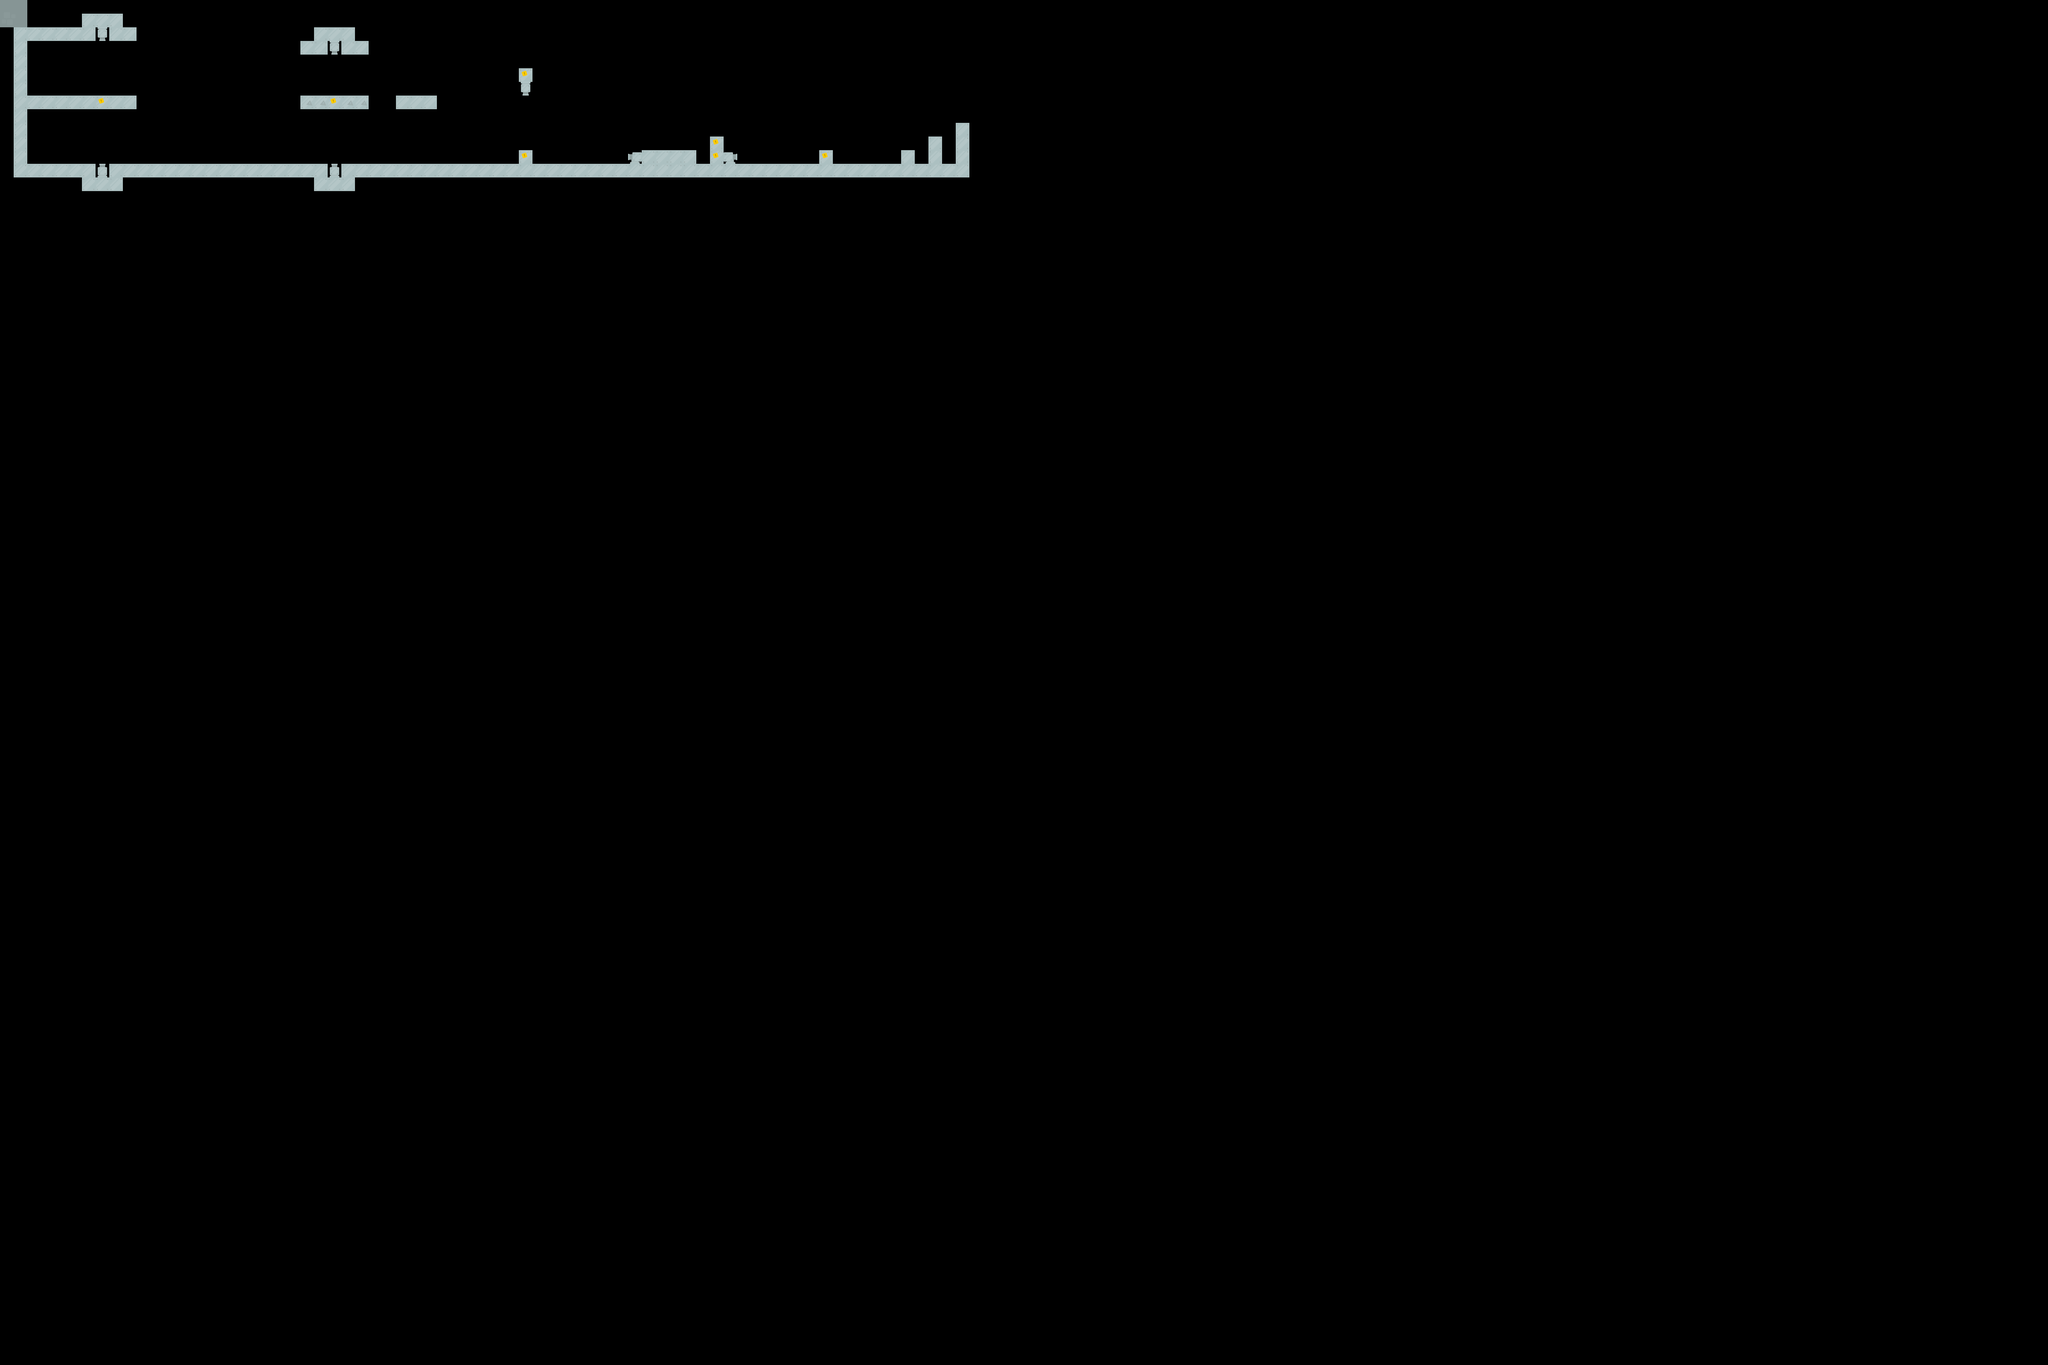

This game map was drawn from its Tiled (.tmx) file and the tilesets committed beside it. A one-line description and the trimmed map source follow:
An orthogonal 150x100 tile map with 48x48 px tiles, 1 tile layer (Tile Layer 1), 3 tilesets, 1 image layer and 44 objects.

<map version="1.0" orientation="orthogonal" renderorder="right-down" width="150" height="100" tilewidth="48" tileheight="48" nextobjectid="67">
 <tileset firstgid="1" name="tiles" tilewidth="48" tileheight="48">
  <image source="../images/tiles.png" width="384" height="288" />
  <tile id="9">
   <properties>
    <property name="Class" value="GoalZone" />
   </properties>
  </tile>
 </tileset>
 <tileset firstgid="49" name="robros" tilewidth="48" tileheight="48">
  <image source="../images/robros.png" width="240" height="98" />
  <tile id="0">
   <properties>
    <property name="Class" value="Robro" />
    <property name="color" value="blue" />
   </properties>
  </tile>
  <tile id="1">
   <properties>
    <property name="Class" value="Robro" />
    <property name="color" value="blue" />
   </properties>
  </tile>
  <tile id="2">
   <properties>
    <property name="Class" value="Robro" />
    <property name="color" value="blue" />
   </properties>
  </tile>
  <tile id="3">
   <properties>
    <property name="Class" value="Robro" />
    <property name="color" value="blue" />
   </properties>
  </tile>
  <tile id="4">
   <properties>
    <property name="Class" value="Robro" />
    <property name="color" value="blue" />
   </properties>
  </tile>
  <tile id="5">
   <properties>
    <property name="Class" value="Robro" />
    <property name="color" value="red" />
   </properties>
  </tile>
  <tile id="6">
   <properties>
    <property name="Class" value="Robro" />
    <property name="color" value="red" />
   </properties>
  </tile>
  <tile id="7">
   <properties>
    <property name="Class" value="Robro" />
    <property name="color" value="red" />
   </properties>
  </tile>
  <tile id="8">
   <properties>
    <property name="Class" value="Robro" />
    <property name="color" value="red" />
   </properties>
  </tile>
  <tile id="9">
   <properties>
    <property name="Class" value="Robro" />
    <property name="color" value="red" />
   </properties>
  </tile>
 </tileset>
 <tileset firstgid="59" name="interactive" tilewidth="48" tileheight="48" spacing="1">
  <image source="../images/interactive.png" width="48" height="1470" />
  <tile id="0">
   <properties>
    <property name="Class" value="GoalZone" />
   </properties>
  </tile>
  <tile id="5">
   <properties>
    <property name="Class" value="Laser" />
    <property name="color" value="Blue" />
    <property name="direction" value="Burst" />
   </properties>
  </tile>
  <tile id="6">
   <properties>
    <property name="Class" value="Laser" />
    <property name="color" value="Blue" />
    <property name="direction" value="Horizontal" />
   </properties>
  </tile>
  <tile id="7">
   <properties>
    <property name="Class" value="Laser" />
    <property name="color" value="Blue" />
    <property name="direction" value="Vertical" />
   </properties>
  </tile>
  <tile id="8">
   <properties>
    <property name="Class" value="Laser" />
    <property name="color" value="Green" />
    <property name="direction" value="Burst" />
   </properties>
  </tile>
  <tile id="9">
   <properties>
    <property name="Class" value="Laser" />
    <property name="color" value="Green" />
    <property name="direction" value="Horizontal" />
   </properties>
  </tile>
  <tile id="10">
   <properties>
    <property name="Class" value="Laser" />
    <property name="color" value="Green" />
    <property name="direction" value="Vertical" />
   </properties>
  </tile>
  <tile id="11">
   <properties>
    <property name="Class" value="Laser" />
    <property name="color" value="Red" />
    <property name="direction" value="Burst" />
   </properties>
  </tile>
  <tile id="12">
   <properties>
    <property name="Class" value="Laser" />
    <property name="color" value="Red" />
    <property name="direction" value="Horizontal" />
   </properties>
  </tile>
  <tile id="13">
   <properties>
    <property name="Class" value="Laser" />
    <property name="color" value="Red" />
    <property name="direction" value="Vertical" />
   </properties>
  </tile>
  <tile id="14">
   <properties>
    <property name="Class" value="Switch" />
    <property name="color" value="Blue" />
    <property name="state" value="Off" />
   </properties>
  </tile>
  <tile id="15">
   <properties>
    <property name="Class" value="Switch" />
    <property name="color" value="Blue" />
    <property name="state" value="On" />
   </properties>
  </tile>
  <tile id="16">
   <properties>
    <property name="Class" value="Switch" />
    <property name="color" value="Green" />
    <property name="state" value="Off" />
   </properties>
  </tile>
  <tile id="17">
   <properties>
    <property name="Class" value="Switch" />
    <property name="color" value="Green" />
    <property name="state" value="On" />
   </properties>
  </tile>
  <tile id="18">
   <properties>
    <property name="Class" value="Switch" />
    <property name="color" value="Red" />
    <property name="state" value="Off" />
   </properties>
  </tile>
  <tile id="19">
   <properties>
    <property name="Class" value="Switch" />
    <property name="color" value="Red" />
    <property name="state" value="On" />
   </properties>
  </tile>
  <tile id="20">
   <properties>
    <property name="Class" value="Switch" />
    <property name="color" value="Yellow" />
    <property name="state" value="Off" />
   </properties>
  </tile>
  <tile id="21">
   <properties>
    <property name="Class" value="Switch" />
    <property name="color" value="Yellow" />
    <property name="state" value="On" />
   </properties>
  </tile>
  <tile id="22">
   <properties>
    <property name="Class" value="Laser" />
    <property name="color" value="Yellow" />
    <property name="direction" value="Burst" />
   </properties>
  </tile>
  <tile id="23">
   <properties>
    <property name="Class" value="Laser" />
    <property name="color" value="Yellow" />
    <property name="direction" value="Horizontal" />
   </properties>
  </tile>
  <tile id="24">
   <properties>
    <property name="Class" value="Laser" />
    <property name="color" value="Yellow" />
    <property name="direction" value="Vertical" />
   </properties>
  </tile>
 </tileset>
 <imagelayer name="Background">
  <image source="../images/bg_castle.png" />
  <properties>
   <property name="speedX" value="0.5" />
   <property name="speedY" value="0.5" />
  </properties>
 </imagelayer>
 <layer name="Tile Layer 1" width="150" height="100">
  <properties>
   <property name="collision" value="true" />
  </properties>
  <data>[15000 cells, 15000 non-empty, 8 distinct tile ids]</data>
 </layer>
 <objectgroup name="Object Layer 1">
  <properties>
   <property name="Class" value="GoalZone" />
  </properties>
  <object id="1" gid="49" x="129" y="323" />
  <object id="15" gid="72" x="336" y="576" />
  <object id="16" gid="72" x="336" y="529" />
  <object id="17" gid="72" x="336" y="482" />
  <object id="18" gid="72" x="336" y="435" />
  <object id="19" gid="70" x="335" y="405" />
  <object id="20" gid="66" x="335" y="191" />
  <object id="21" gid="66" x="335" y="238" />
  <object id="22" gid="66" x="335" y="285" />
  <object id="23" gid="66" x="335" y="331" />
  <object id="24" gid="64" x="334" y="359" />
  <object id="25" gid="66" x="1152" y="576" />
  <object id="26" gid="66" x="1152" y="529" />
  <object id="27" gid="66" x="1152" y="482" />
  <object id="28" gid="66" x="1152" y="435" />
  <object id="29" gid="64" x="1151" y="406" />
  <object id="30" gid="72" x="1152" y="239" />
  <object id="31" gid="72" x="1152" y="286" />
  <object id="32" gid="72" x="1152" y="333" />
  <object id="33" gid="70" x="1152" y="359" />
  <object id="35" gid="54" x="120" y="561" />
  <object id="38" gid="59" x="3312" y="576" />
  <object id="39" gid="59" x="3216" y="576" />
  <object id="44" gid="71" x="2593" y="575" />
  <object id="45" gid="71" x="2641" y="575" />
  </objectgroup>
</map>
<!-- 19 of 44 objects omitted -->
